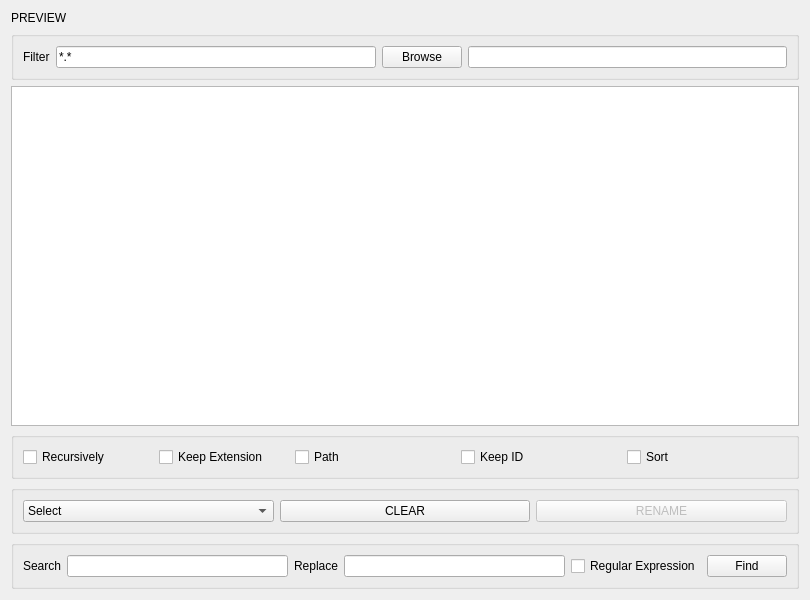
<?xml version="1.0" encoding="UTF-8"?>
<ui version="4.0">
 <class>Widget</class>
 <widget class="QWidget" name="Widget">
  <property name="geometry">
   <rect>
    <x>0</x>
    <y>0</y>
    <width>800</width>
    <height>600</height>
   </rect>
  </property>
  <property name="windowTitle">
   <string>File Renamer</string>
  </property>
  <layout class="QGridLayout" name="gridLayout">
   <item row="0" column="0">
    <widget class="QLabel" name="label">
     <property name="text">
      <string>PREVIEW</string>
     </property>
    </widget>
   </item>
   <item row="1" column="0">
    <widget class="QGroupBox" name="browse">
     <property name="focusPolicy">
      <enum>Qt::FocusPolicy::StrongFocus</enum>
     </property>
     <property name="title">
      <string/>
     </property>
     <layout class="QHBoxLayout" name="horizontalLayout">
      <item>
       <widget class="QLabel" name="filter_label">
        <property name="text">
         <string>Filter</string>
        </property>
       </widget>
      </item>
      <item>
       <widget class="QLineEdit" name="filter_txt">
        <property name="text">
         <string>*.*</string>
        </property>
       </widget>
      </item>
      <item>
       <widget class="QPushButton" name="dir_btn">
        <property name="text">
         <string>Browse</string>
        </property>
       </widget>
      </item>
      <item>
       <widget class="QLineEdit" name="dir_txt">
        <property name="readOnly">
         <bool>true</bool>
        </property>
       </widget>
      </item>
     </layout>
    </widget>
   </item>
   <item row="2" column="0">
    <widget class="QTextEdit" name="dir_output">
     <property name="readOnly">
      <bool>true</bool>
     </property>
    </widget>
   </item>
   <item row="3" column="0">
    <widget class="QGroupBox" name="options">
     <property name="minimumSize">
      <size>
       <width>788</width>
       <height>0</height>
      </size>
     </property>
     <property name="title">
      <string/>
     </property>
     <property name="alignment">
      <set>Qt::AlignmentFlag::AlignCenter</set>
     </property>
     <layout class="QHBoxLayout" name="horizontalLayout_2">
      <item>
       <widget class="QCheckBox" name="recursively">
        <property name="sizePolicy">
         <sizepolicy hsizetype="Minimum" vsizetype="Fixed">
          <horstretch>0</horstretch>
          <verstretch>0</verstretch>
         </sizepolicy>
        </property>
        <property name="text">
         <string>Recursively</string>
        </property>
       </widget>
      </item>
      <item>
       <widget class="QCheckBox" name="extension">
        <property name="toolTip">
         <string/>
        </property>
        <property name="text">
         <string>Keep Extension</string>
        </property>
       </widget>
      </item>
      <item>
       <widget class="QCheckBox" name="path">
        <property name="minimumSize">
         <size>
          <width>160</width>
          <height>0</height>
         </size>
        </property>
        <property name="text">
         <string>Path</string>
        </property>
       </widget>
      </item>
      <item>
       <widget class="QCheckBox" name="id">
        <property name="minimumSize">
         <size>
          <width>160</width>
          <height>0</height>
         </size>
        </property>
        <property name="text">
         <string>Keep ID</string>
        </property>
       </widget>
      </item>
      <item>
       <widget class="QCheckBox" name="sort">
        <property name="enabled">
         <bool>true</bool>
        </property>
        <property name="sizePolicy">
         <sizepolicy hsizetype="Minimum" vsizetype="Fixed">
          <horstretch>0</horstretch>
          <verstretch>0</verstretch>
         </sizepolicy>
        </property>
        <property name="minimumSize">
         <size>
          <width>160</width>
          <height>0</height>
         </size>
        </property>
        <property name="layoutDirection">
         <enum>Qt::LayoutDirection::LeftToRight</enum>
        </property>
        <property name="text">
         <string>Sort</string>
        </property>
       </widget>
      </item>
     </layout>
    </widget>
   </item>
   <item row="4" column="0">
    <widget class="QGroupBox" name="groupBox">
     <property name="title">
      <string/>
     </property>
     <layout class="QGridLayout" name="gridLayout_3">
      <item row="0" column="0">
       <widget class="QComboBox" name="comboBox">
        <item>
         <property name="text">
          <string>Select</string>
         </property>
        </item>
        <item>
         <property name="text">
          <string>Remove Non-Alphanum Chars</string>
         </property>
        </item>
        <item>
         <property name="text">
          <string>Remove Accents</string>
         </property>
        </item>
        <item>
         <property name="text">
          <string>Trim Spaces</string>
         </property>
        </item>
        <item>
         <property name="text">
          <string>Replace Spaces With Hyphens</string>
         </property>
        </item>
        <item>
         <property name="text">
          <string>Replace Dots With Hyphens</string>
         </property>
        </item>
        <item>
         <property name="text">
          <string>Replace Hyphens With Spaces</string>
         </property>
        </item>
        <item>
         <property name="text">
          <string>Lower Case</string>
         </property>
        </item>
        <item>
         <property name="text">
          <string>Title Case</string>
         </property>
        </item>
        <item>
         <property name="text">
          <string>Remove ID</string>
         </property>
        </item>
        <item>
         <property name="text">
          <string>Number</string>
         </property>
        </item>
       </widget>
      </item>
      <item row="0" column="1">
       <widget class="QPushButton" name="clear_btn">
        <property name="text">
         <string>CLEAR</string>
        </property>
       </widget>
      </item>
      <item row="0" column="2">
       <widget class="QPushButton" name="rename_btn">
        <property name="enabled">
         <bool>false</bool>
        </property>
        <property name="text">
         <string>RENAME</string>
        </property>
       </widget>
      </item>
     </layout>
    </widget>
   </item>
   <item row="5" column="0">
    <widget class="QGroupBox" name="search_replace">
     <property name="title">
      <string/>
     </property>
     <layout class="QGridLayout" name="gridLayout_5">
      <item row="0" column="0">
       <widget class="QLabel" name="search_label">
        <property name="text">
         <string>Search</string>
        </property>
       </widget>
      </item>
      <item row="0" column="1">
       <widget class="QLineEdit" name="search">
        <property name="tabletTracking">
         <bool>false</bool>
        </property>
        <property name="focusPolicy">
         <enum>Qt::FocusPolicy::StrongFocus</enum>
        </property>
        <property name="text">
         <string notr="true"/>
        </property>
        <property name="placeholderText">
         <string notr="true"/>
        </property>
       </widget>
      </item>
      <item row="0" column="2">
       <widget class="QLabel" name="replace_label">
        <property name="text">
         <string>Replace</string>
        </property>
       </widget>
      </item>
      <item row="0" column="3">
       <widget class="QLineEdit" name="replace">
        <property name="tabletTracking">
         <bool>false</bool>
        </property>
        <property name="focusPolicy">
         <enum>Qt::FocusPolicy::StrongFocus</enum>
        </property>
        <property name="text">
         <string/>
        </property>
       </widget>
      </item>
      <item row="0" column="4">
       <widget class="QCheckBox" name="regex">
        <property name="text">
         <string>Regular Expression</string>
        </property>
       </widget>
      </item>
      <item row="0" column="5">
       <widget class="QPushButton" name="find_btn">
        <property name="text">
         <string>Find</string>
        </property>
       </widget>
      </item>
     </layout>
    </widget>
   </item>
  </layout>
 </widget>
 <tabstops>
  <tabstop>dir_btn</tabstop>
  <tabstop>dir_txt</tabstop>
  <tabstop>dir_output</tabstop>
  <tabstop>recursively</tabstop>
  <tabstop>id</tabstop>
  <tabstop>extension</tabstop>
  <tabstop>comboBox</tabstop>
  <tabstop>clear_btn</tabstop>
  <tabstop>rename_btn</tabstop>
  <tabstop>search</tabstop>
  <tabstop>replace</tabstop>
  <tabstop>regex</tabstop>
  <tabstop>find_btn</tabstop>
 </tabstops>
 <resources/>
 <connections>
  <connection>
   <sender>dir_btn</sender>
   <signal>clicked()</signal>
   <receiver>Widget</receiver>
   <slot>open_dir()</slot>
   <hints>
    <hint type="sourcelabel">
     <x>457</x>
     <y>79</y>
    </hint>
    <hint type="destinationlabel">
     <x>-3</x>
     <y>31</y>
    </hint>
   </hints>
  </connection>
  <connection>
   <sender>dir_btn</sender>
   <signal>clicked()</signal>
   <receiver>dir_txt</receiver>
   <slot>update()</slot>
   <hints>
    <hint type="sourcelabel">
     <x>463</x>
     <y>79</y>
    </hint>
    <hint type="destinationlabel">
     <x>686</x>
     <y>78</y>
    </hint>
   </hints>
  </connection>
  <connection>
   <sender>clear_btn</sender>
   <signal>clicked()</signal>
   <receiver>Widget</receiver>
   <slot>clear()</slot>
   <hints>
    <hint type="sourcelabel">
     <x>523</x>
     <y>519</y>
    </hint>
    <hint type="destinationlabel">
     <x>399</x>
     <y>299</y>
    </hint>
   </hints>
  </connection>
  <connection>
   <sender>comboBox</sender>
   <signal>currentIndexChanged(int)</signal>
   <receiver>Widget</receiver>
   <slot>index_changed()</slot>
   <hints>
    <hint type="sourcelabel">
     <x>99</x>
     <y>519</y>
    </hint>
    <hint type="destinationlabel">
     <x>-1</x>
     <y>548</y>
    </hint>
   </hints>
  </connection>
  <connection>
   <sender>rename_btn</sender>
   <signal>clicked()</signal>
   <receiver>Widget</receiver>
   <slot>rename_files()</slot>
   <hints>
    <hint type="sourcelabel">
     <x>778</x>
     <y>519</y>
    </hint>
    <hint type="destinationlabel">
     <x>794</x>
     <y>553</y>
    </hint>
   </hints>
  </connection>
  <connection>
   <sender>recursively</sender>
   <signal>clicked()</signal>
   <receiver>Widget</receiver>
   <slot>add_recursively()</slot>
   <hints>
    <hint type="sourcelabel">
     <x>72</x>
     <y>460</y>
    </hint>
    <hint type="destinationlabel">
     <x>2</x>
     <y>491</y>
    </hint>
   </hints>
  </connection>
  <connection>
   <sender>id</sender>
   <signal>clicked()</signal>
   <receiver>Widget</receiver>
   <slot>keep_id()</slot>
   <hints>
    <hint type="sourcelabel">
     <x>523</x>
     <y>460</y>
    </hint>
    <hint type="destinationlabel">
     <x>797</x>
     <y>484</y>
    </hint>
   </hints>
  </connection>
  <connection>
   <sender>extension</sender>
   <signal>clicked()</signal>
   <receiver>Widget</receiver>
   <slot>keep_ext()</slot>
   <hints>
    <hint type="sourcelabel">
     <x>287</x>
     <y>465</y>
    </hint>
    <hint type="destinationlabel">
     <x>794</x>
     <y>526</y>
    </hint>
   </hints>
  </connection>
  <connection>
   <sender>regex</sender>
   <signal>clicked()</signal>
   <receiver>Widget</receiver>
   <slot>regex()</slot>
   <hints>
    <hint type="sourcelabel">
     <x>565</x>
     <y>577</y>
    </hint>
    <hint type="destinationlabel">
     <x>33</x>
     <y>602</y>
    </hint>
   </hints>
  </connection>
  <connection>
   <sender>find_btn</sender>
   <signal>clicked()</signal>
   <receiver>Widget</receiver>
   <slot>find()</slot>
   <hints>
    <hint type="sourcelabel">
     <x>726</x>
     <y>555</y>
    </hint>
    <hint type="destinationlabel">
     <x>776</x>
     <y>595</y>
    </hint>
   </hints>
  </connection>
  <connection>
   <sender>sort</sender>
   <signal>clicked()</signal>
   <receiver>Widget</receiver>
   <slot>sort()</slot>
   <hints>
    <hint type="sourcelabel">
     <x>731</x>
     <y>455</y>
    </hint>
    <hint type="destinationlabel">
     <x>801</x>
     <y>427</y>
    </hint>
   </hints>
  </connection>
  <connection>
   <sender>path</sender>
   <signal>clicked()</signal>
   <receiver>Widget</receiver>
   <slot>path()</slot>
   <hints>
    <hint type="sourcelabel">
     <x>408</x>
     <y>451</y>
    </hint>
    <hint type="destinationlabel">
     <x>797</x>
     <y>387</y>
    </hint>
   </hints>
  </connection>
 </connections>
 <slots>
  <slot>open_dir()</slot>
  <slot>index_changed()</slot>
  <slot>rename_files()</slot>
  <slot>add_recursively()</slot>
  <slot>keep_ext()</slot>
  <slot>keep_id()</slot>
  <slot>search_replace()</slot>
  <slot>regex()</slot>
  <slot>find()</slot>
  <slot>clear()</slot>
  <slot>sort()</slot>
  <slot>path()</slot>
 </slots>
</ui>
